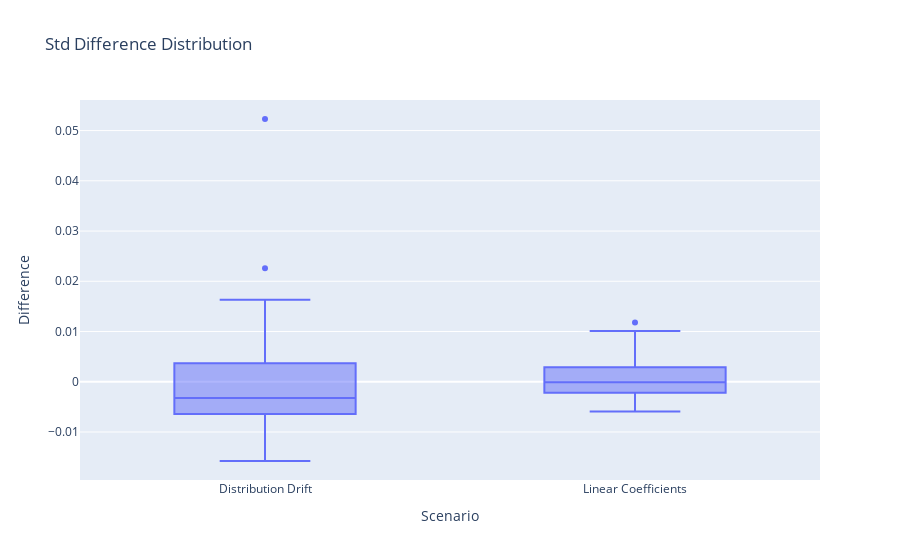

Notebook cell for this chart:
### Code cell
fig = box(agg_df, x='dataset', y='std_diff', title='Std Difference Distribution')
fig.update_layout(xaxis_title='Scenario', yaxis_title='Difference')
fig.show()

### Figure 1 — Plotly figure (JSON) as saved in the notebook; plotly's stock layout.template omitted (floating-point values rounded to 4 significant figures)
{"data": [{"alignmentgroup": "True", "hovertemplate": "dataset=%{x}<br>std_diff=%{y}<extra></extra>", "legendgroup": "", "marker": {"color": "#636efa"}, "name": "", "notched": false, "offsetgroup": "", "orientation": "v", "showlegend": false, "type": "box", "x": ["Distribution Drift", "Distribution Drift", "Distribution Drift", "Distribution Drift", "Distribution Drift", "Distribution Drift", "Distribution Drift", "Distribution Drift", "Distribution Drift", "Distribution Drift", "Distribution Drift", "Distribution Drift", "Distribution Drift", "Distribution Drift", "Distribution Drift", "Distribution Drift", "Distribution Drift", "Distribution Drift", "Distribution Drift", "Distribution Drift", "Distribution Drift", "Distribution Drift", "Distribution Drift", "Distribution Drift", "Distribution Drift", "Distribution Drift", "Distribution Drift", "Distribution Drift", "Distribution Drift", "Distribution Drift", "Distribution Drift", "Distribution Drift", "Distribution Drift", "Distribution Drift", "Distribution Drift", "Distribution Drift", "Distribution Drift", "Distribution Drift", "Distribution Drift", "Distribution Drift", "Distribution Drift", "Distribution Drift", "Distribution Drift", "Distribution Drift", "Distribution Drift", "Distribution Drift", "Distribution Drift", "Distribution Drift", "Distribution Drift", "Distribution Drift", "Linear Coefficients", "Linear Coefficients", "Linear Coefficients", "Linear Coefficients", "Linear Coefficients", "Linear Coefficients", "Linear Coefficients", "Linear Coefficients", "Linear Coefficients", "Linear Coefficients", "Linear Coefficients", "Linear Coefficients", "Linear Coefficients", "Linear Coefficients", "Linear Coefficients", "Linear Coefficients", "Linear Coefficients", "Linear Coefficients", "Linear Coefficients", "Linear Coefficients", "Linear Coefficients", "Linear Coefficients", "Linear Coefficients", "Linear Coefficients", "Linear Coefficients", "Linear Coefficients", "Linear Coefficients", "Linear Coefficients", "Linear Coefficients", "Linear Coefficients", "Linear Coefficients", "Linear Coefficients", "Linear Coefficients", "Linear Coefficients", "Linear Coefficients", "Linear Coefficients", "Linear Coefficients", "Linear Coefficients", "Linear Coefficients", "Linear Coefficients", "Linear Coefficients", "Linear Coefficients", "Linear Coefficients", "Linear Coefficients", "Linear Coefficients", "Linear Coefficients", "Linear Coefficients", "Linear Coefficients", "Linear Coefficients", "Linear Coefficients"], "x0": " ", "xaxis": "x", "y": [-0.007209, 0.006754, -0.01221, -0.003033, 0.003832, -0.005955, 0.00862, -0.005162, 0.003672, -0.006481, -0.006932, 0.0007919, 0.005214, 0.002837, -3.898e-05, -0.004036, -0.00478, 0.002586, 0.002467, -0.0003835, -0.006443, -0.005624, -0.01008, -0.003513, -0.004927, -0.000486, 0.003254, -0.01055, -0.01039, 0.01631, -0.0107, 0.0523, -0.009372, -0.003406, -0.006654, 0.02258, -0.005872, 0.002173, 0.01576, -0.004551, 0.002354, -0.01066, -0.005465, 0.01189, 0.009142, 0.01608, -0.004076, -0.01578, 0.005476, 0.000981, 0.0008872, -0.002343, -0.001503, 0.004799, 0.002114, -0.004717, 0.003537, 0.001388, -0.004666, 0.0009909, -0.003911, -0.004211, -0.0003462, -0.0004399, 0.0101, -0.001968, -0.001617, -0.002609, 0.001235, 0.002903, -0.001681, 0.003465, 0.002164, 0.002898, -0.003065, 0.0001598, -0.0005045, -0.002355, -0.00594, 0.009936, 0.002879, 0.006265, 0.0004678, -0.00211, -0.003812, 0.002435, -0.00543, -0.0003861, 0.00391, 0.002961, 0.008777, -0.001945, 0.002563, -0.001925, 0.0118, 0.003382, -0.003693, 0.0005077, -0.002164, -0.001244], "y0": " ", "yaxis": "y"}], "layout": {"boxmode": "group", "legend": {"tracegroupgap": 0}, "title": {"text": "Std Difference Distribution"}, "xaxis": {"anchor": "y", "domain": [0, 1], "title": {"text": "Scenario"}}, "yaxis": {"anchor": "x", "domain": [0, 1], "title": {"text": "Difference"}}}}
